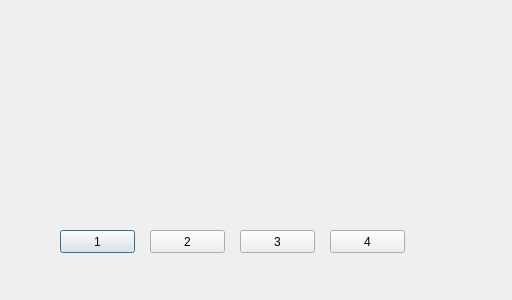
<?xml version="1.0" encoding="UTF-8"?>
<ui version="4.0">
 <class>Dialog</class>
 <widget class="QDialog" name="Dialog">
  <property name="geometry">
   <rect>
    <x>0</x>
    <y>0</y>
    <width>512</width>
    <height>300</height>
   </rect>
  </property>
  <property name="windowTitle">
   <string>Dialog</string>
  </property>
  <widget class="QPushButton" name="pushButton">
   <property name="geometry">
    <rect>
     <x>60</x>
     <y>230</y>
     <width>75</width>
     <height>23</height>
    </rect>
   </property>
   <property name="text">
    <string>1</string>
   </property>
  </widget>
  <widget class="QPushButton" name="pushButton_2">
   <property name="geometry">
    <rect>
     <x>150</x>
     <y>230</y>
     <width>75</width>
     <height>23</height>
    </rect>
   </property>
   <property name="text">
    <string>2</string>
   </property>
  </widget>
  <widget class="QPushButton" name="pushButton_3">
   <property name="geometry">
    <rect>
     <x>240</x>
     <y>230</y>
     <width>75</width>
     <height>23</height>
    </rect>
   </property>
   <property name="text">
    <string>3</string>
   </property>
  </widget>
  <widget class="QPushButton" name="pushButton_4">
   <property name="geometry">
    <rect>
     <x>330</x>
     <y>230</y>
     <width>75</width>
     <height>23</height>
    </rect>
   </property>
   <property name="text">
    <string>4</string>
   </property>
  </widget>
 </widget>
 <resources/>
 <connections/>
</ui>
